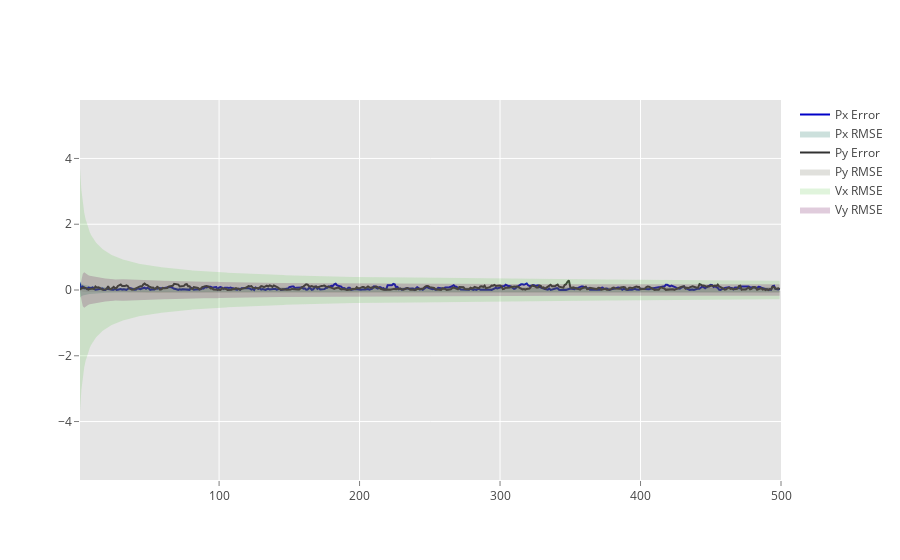

This figure's notebook cell:
### Code cell
import numpy as np
x = np.arange(0, len(table_ukf_output))
# x_rev = x[::-1]

# Px

y1 = abs(table_ukf_output['px_est'] - table_ukf_output['px_gt'])
y1_rmse = table_ukf_output['rmse_px']

# Px

y2 = abs(table_ukf_output['py_est'] - table_ukf_output['py_gt'])
y2_rmse = table_ukf_output['rmse_py']

# Vx

y3_rmse = table_ukf_output['rmse_vx']

# Vy
y4_rmse = table_ukf_output['rmse_vy']

# Line 3
y3 = [10, 8, 6, 4, 2, 0, 2, 4, 2, 0]
y3_upper = [11, 9, 7, 5, 3, 1, 3, 5, 3, 1]
y3_lower = [9, 7, 5, 3, 1, -.5, 1, 3, 1, -1]
y3_lower = y3_lower[::-1]

trace1 = Scatter(
    x=x,
    y=y1,
    line=Line(color='rgb(0,0,200)'),
    mode='lines',
    name='Px Error',
)
trace2 = Scatter(
    x=x,
    y=y1_rmse,
    fill='tozeroy',
    fillcolor='rgba(0,100,80,0.2)',
    line=Line(color='transparent'),
    showlegend=True,
    name='Px RMSE',
)
trace3 = Scatter(
    x=x,
    y=-y1_rmse,
    fill='tozeroy',
    fillcolor='rgba(0,100,80,0.2)',
    line=Line(color='transparent'),
    showlegend=False,
    name='Px RMSE',
)
trace4 = Scatter(
    x=x,
    y=y2,
    line=Line(color='rgb(50,50,50)'),
    mode='lines',
    name='Py Error',
)
trace5 = Scatter(
    x=x,
    y=y2_rmse,
    fill='tozeroy',
    fillcolor='rgba(100,100,80,0.2)',
    line=Line(color='transparent'),
    showlegend=False,
    name='Py RMSE',
)
trace6 = Scatter(
    x=x,
    y=-y2_rmse,
    fill='tozeroy',
    fillcolor='rgba(100,100,80,0.2)',
    line=Line(color='transparent'),
    showlegend=True,
    name='Py RMSE',
)

trace7 = Scatter(
    x=x,
    y=y3_rmse,
    fill='tozeroy',
    fillcolor='rgba(100,200,80,0.2)',
    line=Line(color='transparent'),
    showlegend=False,
    name='Vx RMSE',
)
trace8 = Scatter(
    x=x,
    y=-y3_rmse,
    fill='tozeroy',
    fillcolor='rgba(100,200,80,0.2)',
    line=Line(color='transparent'),
    showlegend=True,
    name='Vx RMSE',
)

trace9 = Scatter(
    x=x,
    y=y4_rmse,
    fill='tozeroy',
    fillcolor='rgba(100,0,80,0.2)',
    line=Line(color='transparent'),
    showlegend=True,
    name='Vy RMSE',
)
trace10 = Scatter(
    x=x,
    y=-y4_rmse,
    fill='tozeroy',
    fillcolor='rgba(100,0,80,0.2)',
    line=Line(color='transparent'),
    showlegend=False,
    name='Vy RMSE',
)


data1 = Data([trace1, trace2, trace3, trace4, trace5, trace6, trace7, trace8,
             trace9, trace10])
#data1 = Data([trace1, trace2, trace3])

layout = Layout(
    paper_bgcolor='rgb(255,255,255)',
    plot_bgcolor='rgb(229,229,229)',
    xaxis=XAxis(
        gridcolor='rgb(255,255,255)',
        range=[1,len(y1)],
        showgrid=True,
        showline=False,
        showticklabels=True,
        tickcolor='rgb(127,127,127)',
        ticks='outside',
        zeroline=False
    ),
    yaxis=YAxis(
        gridcolor='rgb(255,255,255)',
        showgrid=True,
        showline=False,
        showticklabels=True,
        tickcolor='rgb(127,127,127)',
        ticks='outside',
        zeroline=False
    ),
)
fig = Figure(data=data1, layout=layout)
py.iplot(fig, filename= 'shaded_lines')

### Figure 1 — Plotly figure (JSON) as saved in the notebook; plotly's stock layout.template omitted (floating-point values rounded to 4 significant figures; data arrays with more than 128 entries replaced by an {"elided": "..."} marker saying what was removed)
{"data": [{"line": {"color": "rgb(0,0,200)"}, "mode": "lines", "name": "Px Error", "type": "scatter", "x": {"elided": "500 int values"}, "y": {"elided": "500 float values"}}, {"fill": "tozeroy", "fillcolor": "rgba(0,100,80,0.2)", "line": {"color": "transparent"}, "name": "Px RMSE", "showlegend": true, "type": "scatter", "x": {"elided": "500 int values"}, "y": {"elided": "500 float values"}}, {"fill": "tozeroy", "fillcolor": "rgba(0,100,80,0.2)", "line": {"color": "transparent"}, "name": "Px RMSE", "showlegend": false, "type": "scatter", "x": {"elided": "500 int values"}, "y": {"elided": "500 float values"}}, {"line": {"color": "rgb(50,50,50)"}, "mode": "lines", "name": "Py Error", "type": "scatter", "x": {"elided": "500 int values"}, "y": {"elided": "500 float values"}}, {"fill": "tozeroy", "fillcolor": "rgba(100,100,80,0.2)", "line": {"color": "transparent"}, "name": "Py RMSE", "showlegend": false, "type": "scatter", "x": {"elided": "500 int values"}, "y": {"elided": "500 float values"}}, {"fill": "tozeroy", "fillcolor": "rgba(100,100,80,0.2)", "line": {"color": "transparent"}, "name": "Py RMSE", "showlegend": true, "type": "scatter", "x": {"elided": "500 int values"}, "y": {"elided": "500 float values"}}, {"fill": "tozeroy", "fillcolor": "rgba(100,200,80,0.2)", "line": {"color": "transparent"}, "name": "Vx RMSE", "showlegend": false, "type": "scatter", "x": {"elided": "500 int values"}, "y": {"elided": "500 float values"}}, {"fill": "tozeroy", "fillcolor": "rgba(100,200,80,0.2)", "line": {"color": "transparent"}, "name": "Vx RMSE", "showlegend": true, "type": "scatter", "x": {"elided": "500 int values"}, "y": {"elided": "500 float values"}}, {"fill": "tozeroy", "fillcolor": "rgba(100,0,80,0.2)", "line": {"color": "transparent"}, "name": "Vy RMSE", "showlegend": true, "type": "scatter", "x": {"elided": "500 int values"}, "y": {"elided": "500 float values"}}, {"fill": "tozeroy", "fillcolor": "rgba(100,0,80,0.2)", "line": {"color": "transparent"}, "name": "Vy RMSE", "showlegend": false, "type": "scatter", "x": {"elided": "500 int values"}, "y": {"elided": "500 float values"}}], "layout": {"paper_bgcolor": "rgb(255,255,255)", "plot_bgcolor": "rgb(229,229,229)", "xaxis": {"gridcolor": "rgb(255,255,255)", "range": [1, 500], "showgrid": true, "showline": false, "showticklabels": true, "tickcolor": "rgb(127,127,127)", "ticks": "outside", "zeroline": false}, "yaxis": {"gridcolor": "rgb(255,255,255)", "showgrid": true, "showline": false, "showticklabels": true, "tickcolor": "rgb(127,127,127)", "ticks": "outside", "zeroline": false}}}
